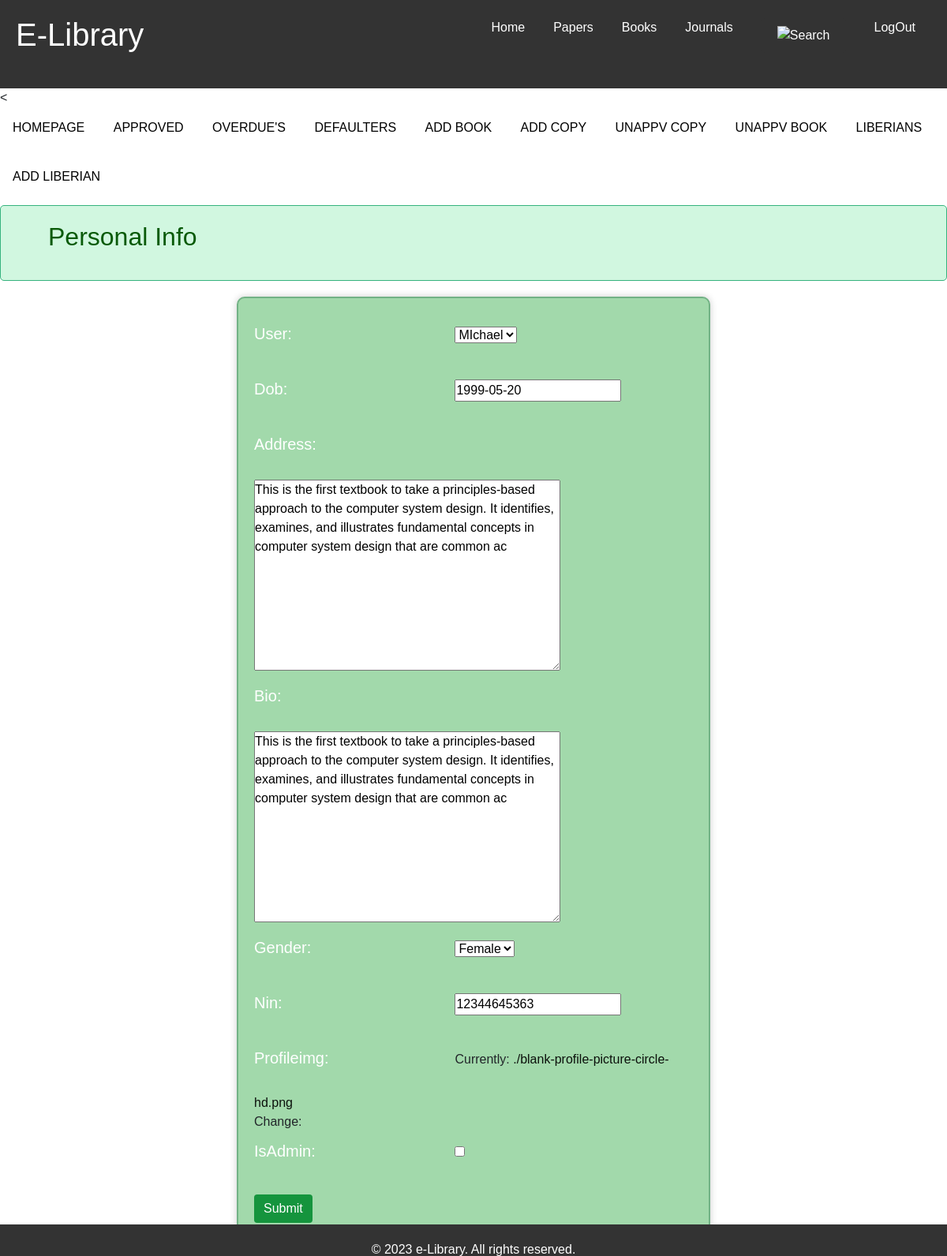
/liberianinfo/1 (signed in), run on an earlier commit of the app's database.
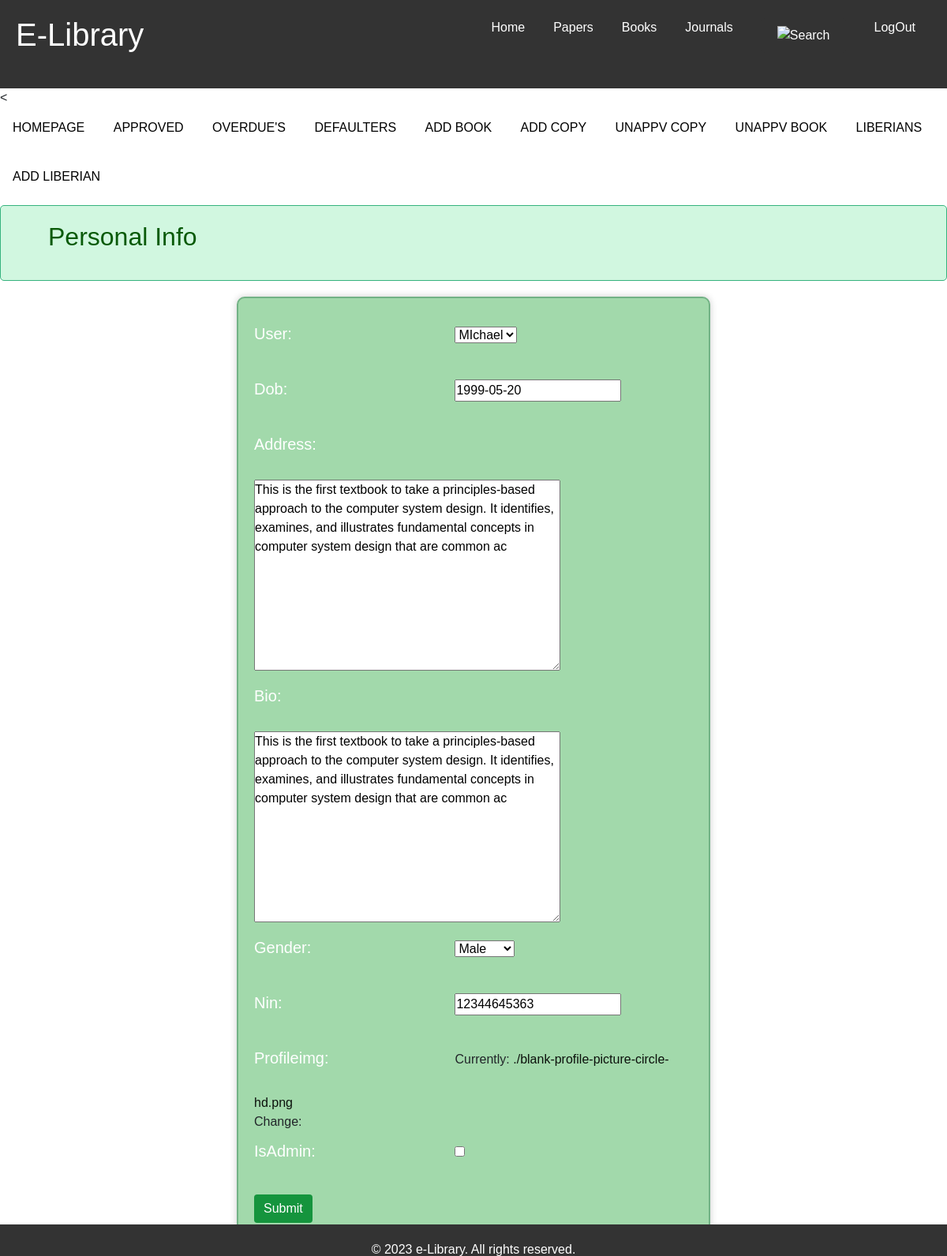
And on a later commit of the database.
### libraryhelper/models.py (models this page shows)
class Liberian(models.Model):
    class Gender(models.TextChoices):
        Male = 'M', ('Male')
        Female = 'F', ('Female')
    user = models.OneToOneField(uuser, on_delete=models.CASCADE)
    dob = models.DateField()
    address = models.TextField(max_length=200,blank=True)
    bio = models.TextField(max_length=200,blank=True)
    gender = models.CharField(
        max_length=2,
        choices=Gender.choices,
        default=Gender.Male,
    )
    nin = models.CharField(max_length=200,blank=True)
    isAdmin = models.BooleanField(default=False)
    profileimg =  models.ImageField(default='./blank-profile-picture-circle-hd.png',upload_to="libraryhelper/images")
    last_log = models.DateTimeField(blank=True,null=True)
    dateadded = models.DateTimeField(auto_now_add=True)

### libraryhelper/views.py (the view, shortened to what this page needs)
# urls.py: path('liberianinfo/<int:copy_pk>', views.liberianinfo, name="liberianinfo"),
@login_required
def liberianinfo(request,copy_pk):
    lib = get_object_or_404(Liberian, id=copy_pk)
    if request.method == 'GET':
        form = LiberianForm(instance=lib)
        return render(request, 'libraryhelper/personalinfo.html',{'form':form})

### libraryhelper/forms.py
class LiberianForm(ModelForm):
    class Meta:
        model = Liberian
        fields = ['user','dob','address','bio','gender','nin','profileimg','isAdmin']

### libraryhelper/templates/libraryhelper/personalinfo.html (shortened to what this page needs)
{% extends "libraryhelper/home.html" %}
{% load static %}
{% block customcss %}
<link rel="stylesheet" type="text/css" href="{% static 'CSS/homepage.css' %}">
<link rel="stylesheet" type="text/css" href="{% static 'CSS/addtwobook.css' %}">
<link rel="stylesheet" href="{% static 'fontawesome-free-5.15.4-web/css/all.css' %}">
{% endblock %}
{% block slider %}
<<nav class="home">
    <ul class="homeul">
        <li class="homeli"><a href="{% url 'home' %}">HOMEPAGE</a></li>
        <li class="homeli"><a href="{% url 'approve' %}">APPROVED</a></li>
        <li class="homeli"><a href="{% url 'overdue' %}">OVERDUE'S</a></li>
        <li class="homeli"><a href="{% url 'defaulters' %}">DEFAULTERS</a></li>
        <li class="homeli"><a href="{% url 'addbook' %}">ADD BOOK</a></li>
        <li class="homeli"><a href="{% url 'addcopy' %}">ADD COPY</a></li>
        <li class="homeli"><a href="{% url 'approvecopylist' %}">UNAPPV COPY</a></li>
        <li class="homeli"><a href="{% url 'approvebooklist' %}">UNAPPV BOOK</a></li>
        <li class="homeli"><a href="{% url 'liberianlist' %}">LIBERIANS</a></li>
        <li class="homeli"><a href="{% url 'addliberian' %}">ADD LIBERIAN</a></li>
    </ul>
    </nav>
    <div class="alert">
        <h2>Personal Info</h2>
    </div>
    <form class="book-form" method="POST">
        {{form.as_p}}
        <button type="submit" name="approve">Submit</button>
    </form>
    {% endblock %}

What changed in the data, as far as the page shows it:
changed Liberian "MIchael": gender "Female" → "Male"
